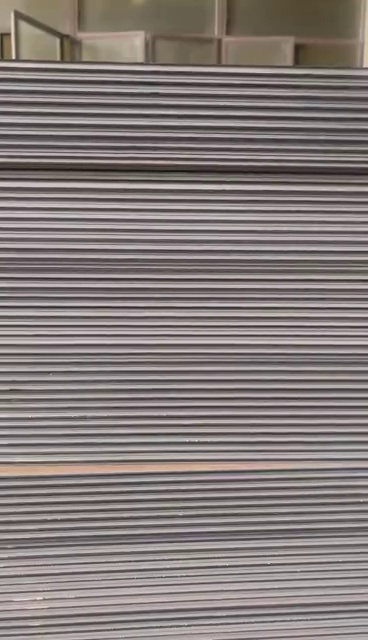
#> input picture opencv/14.jpg, 368 x 640 px
$ python '木板数量检测.py'
#> lines starting #> are read from the running program, lines starting #| are printed output that depends on the picture; after the words box and inside, x2 and y2 are one past the last pixel; in counts of white or black regions, pixels touching at a corner belong together
import cv2
import numpy as np

def hProject(binary):
    h,w = binary.shape
    hProjection = np.zeros(binary.shape, dtype=np.uint8)

    # 创建h长度都为0的数组
    h_h = [0]*h
    for j in range(h):
        for i in range(w):
            if binary[j,i] == 0:
                h_h[j] += 1
    # 画出投影图
    for j in range(h):
        for i in range(h_h[j]):
            hProjection[j,i] = 255
    cv2.imshow('hpro', hProjection)
    return h_h

if __name__ == '__main__':
    img = cv2.imread('14.jpg')
#> img is the input picture: shape (640, 368, 3); mean B, G, R 123.2, 125, 133.9
    # 可选
    # img = cv2.resize(img,(500, 200), interpolation=cv2.INTER_CUBIC)
    gray = cv2.cvtColor(img, cv2.COLOR_BGR2GRAY)
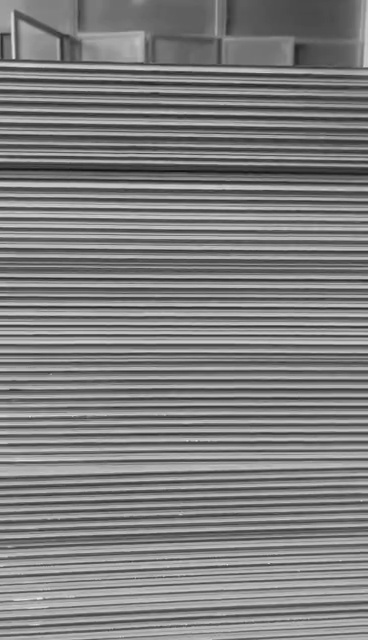
#> gray: shape (640, 368); min 17, max 235, mean 127.5
    img1 = cv2.GaussianBlur(gray, (3,3),0)

    # 方法一 霍夫变换直线检测
    edges = cv2.Canny(img1, 100 ,290,apertureSize=3)
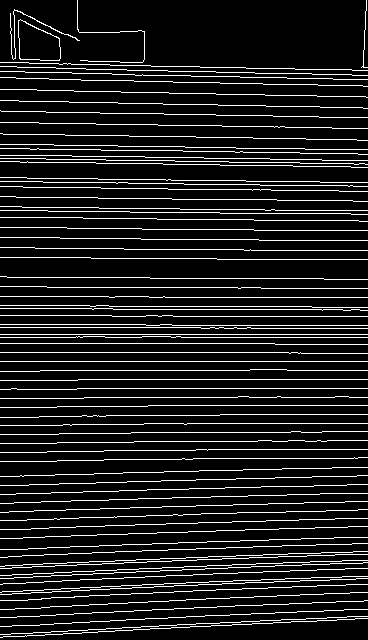
#> edges: shape (640, 368); 11.5% white in thin lines or dots
    cv2.imshow('edge', edges)
    lines = cv2.HoughLines(edges, 1.5, np.pi / 180, 190)
#> lines = 71 rows, first 8: [334.5, 1.57], [343.5, 1.57], [352.5, 1.57], [361.5, 1.57], [379.5, 1.57], [388.5, 1.57], [157.5, 1.59], [121.5, 1.59]
    print(lines.shape[0])
#| 71
    for line in lines:
        rho , theta = line[0]
        a = np.cos(theta)
        b = np.sin(theta)
        x0 = a * rho
        y0 = b * rho
        x1 = int(x0 + 1000 * (-b))
        y1 = int(y0 + 1000 * a)
        x2 = int(x0 - 1000 * (-b))
        y2 = int(y0 - 1000 * a)
#> this loop made 71 passes
#> (rho, theta, a, b, x0, y0, x1, y1) on passes 1 to 12: (334.5, 1.57, -4.37e-08, 1, -1.46e-05, 334.5, -1000, 334), (343.5, 1.57, -4.37e-08, 1, -1.5e-05, 343.5, -1000, 343), (352.5, 1.57, -4.37e-08, 1, -1.54e-05, 352.5, -1000, 352), (361.5, 1.57, -4.37e-08, 1, -1.58e-05, 361.5, -1000, 361), (379.5, 1.57, -4.37e-08, 1, -1.66e-05, 379.5, -1000, 379), (388.5, 1.57, -4.37e-08, 1, -1.7e-05, 388.5, -1000, 388), (157.5, 1.59, -0.0175, 1, -2.75, 157.5, -1002, 140), (121.5, 1.59, -0.0175, 1, -2.12, 121.5, -1001, 104), (111, 1.59, -0.0175, 1, -1.94, 111, -1001, 93), (636, 1.52, 0.0523, 0.999, 33.29, 635.1, -965, 687), (160.5, 1.59, -0.0175, 1, -2.8, 160.5, -1002, 143), (100.5, 1.59, -0.0175, 1, -1.75, 100.5, -1001, 83)
        #cv2.line(img,(x1,y1),(x2,y2), (255,0,0), 2)
    #cv2.imshow('image', img)
    # 方法二
    center = edges.shape[1] // 2
#> center = 184
    count = 0
    begin = -1
    for i in edges[1:,center]:
        # if begin == i:
        #     bigin = i
        #     continue
        # if begin != i) and i==255 :count+=1
        if i == 255:
            count += 1
#> after the loop, count = 72
    print(count)
#| 72

    # 方法三：根据不同图需要调整阈值
    ret, th = cv2.threshold(img1, 130, 255, cv2.THRESH_BINARY)
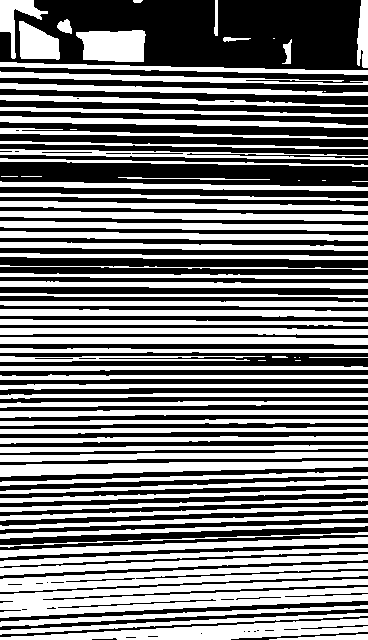
#> th: shape (640, 368); 48.6% white; 82 white regions (11 under 20 px), largest, box (x1, y1, x2, y2) and area: (0, 579, 368, 618) 7485, (0, 563, 368, 592) 4429, (0, 618, 368, 640) 3883
    cv2.imshow('th', th)


    cv2.waitKey(0)
    cv2.destroyAllWindows()
